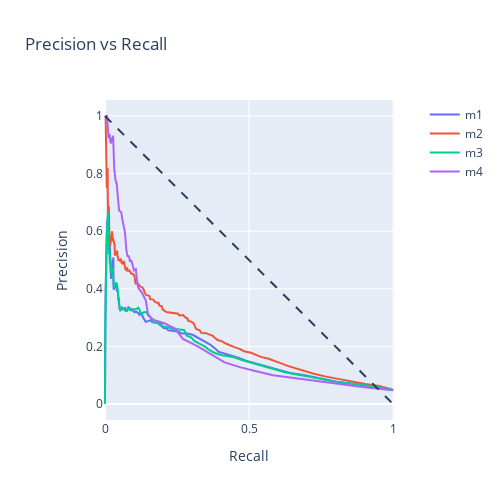

Source (notebook cell):
### Markdown cell above
### Precision recall metrics

### Code cell
fig = go.Figure()

fig.add_shape(
    type='line', line=dict(dash='dash'),
    x0=0, x1=1, y0=1, y1=0
)


for model_key in models:
    
    fig.add_trace(
        go.Scatter(
            x=dfprofit[model_key + '_rcl'], 
            y=dfprofit[model_key + '_prc'],
            mode='lines',
            name=model_key
        )
    )
    

fig.update_layout(
    title='Precision vs Recall',
    xaxis_title='Recall',
    yaxis_title='Precision',
    yaxis=dict(scaleanchor="x", scaleratio=1),
    xaxis=dict(constrain='domain'),
    width=500, height=500,
)

fig.show()

### Figure 1 — Plotly figure (JSON) as saved in the notebook; plotly's stock layout.template omitted (floating-point values rounded to 4 significant figures; data arrays with more than 128 entries replaced by an {"elided": "..."} marker saying what was removed)
{"data": [{"mode": "lines", "name": "m1", "type": "scatter", "x": {"elided": "200 float values"}, "y": {"elided": "200 float values"}}, {"mode": "lines", "name": "m2", "type": "scatter", "x": {"elided": "200 float values"}, "y": {"elided": "200 float values"}}, {"mode": "lines", "name": "m3", "type": "scatter", "x": {"elided": "200 float values"}, "y": {"elided": "200 float values"}}, {"mode": "lines", "name": "m4", "type": "scatter", "x": {"elided": "200 float values"}, "y": {"elided": "200 float values"}}], "layout": {"height": 500, "shapes": [{"line": {"dash": "dash"}, "type": "line", "x0": 0, "x1": 1, "y0": 1, "y1": 0}], "title": {"text": "Precision vs Recall"}, "width": 500, "xaxis": {"autorange": true, "constrain": "domain", "domain": [0.06587, 0.9341], "range": [-0.003472, 1.003], "title": {"text": "Recall"}, "type": "linear"}, "yaxis": {"autorange": true, "domain": [0, 1], "range": [-0.05556, 1.056], "scaleanchor": "x", "scaleratio": 1, "title": {"text": "Precision"}, "type": "linear"}}}
